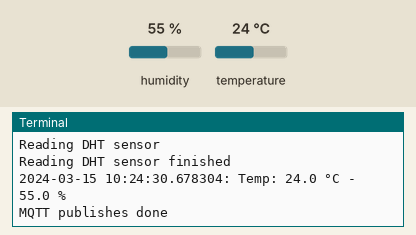
This program was run on a simulated Raspberry Pi (BCM pin numbers). Shown: the last lines printed to the terminal. The test bench sets the inputs (shaded band); at power-on: humidity 55 %, temperature 24 °C. The clock reads 2024-03-15 10:24:30 at power-on unless the program sets it; no MQTT or app messages arrive unless stated.

Above: at 1.3 s.
1.4 s: humidity set to 22 %
At 6.1 s:
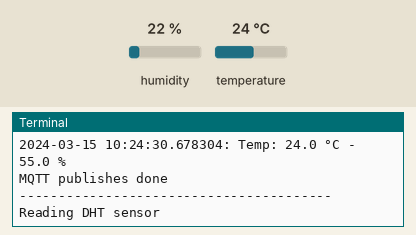
7.8 s: temperature set to 12 °C
At 13.2 s:
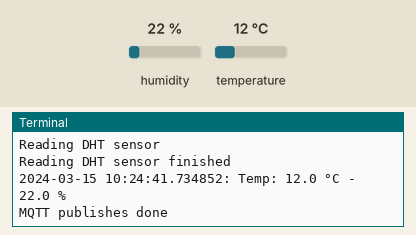
14.2 s: humidity set to 40 %
At 18.4 s:
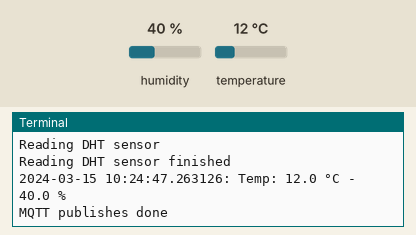
Timing chart, 0 to 19.9 s (numbered marks = the images above; inputs shaded):
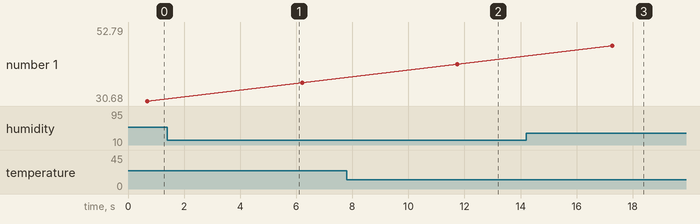

Measured:
- after the input at 7.8 s, the terminal: prints a new line after 3.9 s (image 2)
- after the input at 14.2 s, the terminal: prints a new line after 3.1 s (image 3)

The program:

dht22_mqtt.py
```python
# Sensor stuff
import Adafruit_DHT

# Time stuff
import time
import datetime

#Configuration
mqttBrokerHost = "orzhova"
mqttClientId = "bedroom_sensor"
mqttTopic = "bedroom"

#MQTT Stuff
import paho.mqtt.client as mqtt
mqttClient = mqtt.Client(mqttClientId)
print("Connecting to MQTT broker")
mqttClient.connect(mqttBrokerHost)
mqttClient.reconnect_delay_set(1, 120)
mqttClient.loop_start();
print("Connection to MQTT broker established")

# Sensors
print("Initializing sensors")
pin = 4
DHT_Sensor = Adafruit_DHT.DHT22

print("Initializing variables")
updateSecondsInterval = 5
fasterUpdateInterval = 2

def getTemperatureAndUpdateStuff():
	print("----------------------------------------")
	print("Reading DHT sensor")
	humidity, temperature = Adafruit_DHT.read_retry(DHT_Sensor, pin)
	print("Reading DHT sensor finished")

	print('{datetime}: Temp: {temperature} °C - {humidity} %'.format(
		datetime=str(datetime.datetime.now()),
		temperature=temperature,
		humidity=humidity)
	)

	if temperature is not None and humidity is not None :
		#Send MQTT publish
		publishTemperature = mqttClient.publish(mqttTopic + "/temperature", round(temperature, 2))
		publishTemperature.wait_for_publish()

		publishHumidity =  mqttClient.publish(mqttTopic + "/humidity", round(humidity, 2))
		publishHumidity.wait_for_publish()
		print("MQTT publishes done")
	else:
		raise Exception("Sensor data reading error")

if __name__ == "__main__":
    print("Starting sensor reading loop")
    while True:
        fasterReload = False
        try:
            getTemperatureAndUpdateStuff()
        except Exception as e:
            print(e)
            fasterReload = True
        finally:
            if fasterReload :
                time.sleep(fasterUpdateInterval)
            else:
                time.sleep(updateSecondsInterval)
```
